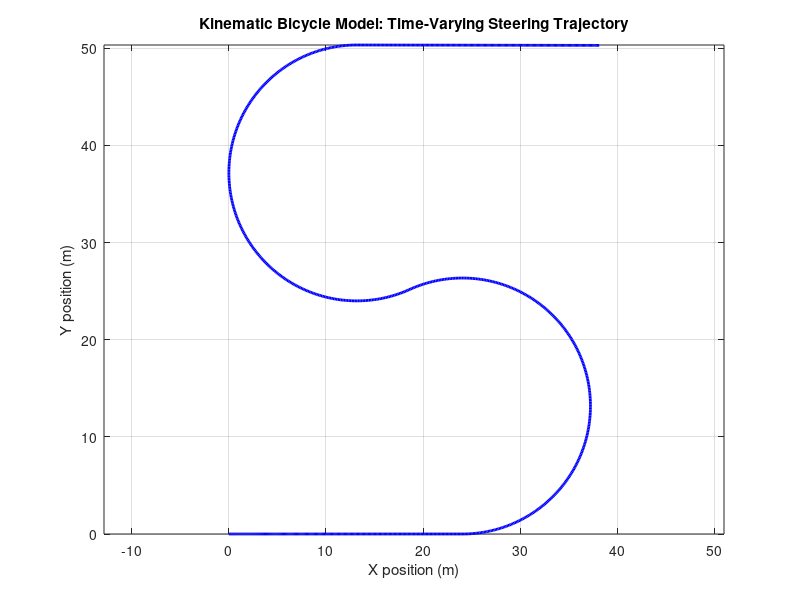

The MATLAB script that drew this image: (Note: this script raises an error after producing the figure.)
%% Kinematic Bicycle Model
clear; clc; close all;

% Vehicle parameters
L = 2.8;                 % Wheelbase (m)
%v = 10;                  % Constant longitudinal speed (m/s)
%delta = deg2rad(20);     % Front-wheel steering angle (rad)

% Simulation parameters
Ts = 0.01;               % Sample time (s)
Tend = 10;               % Simulation duration (s)
time = 0:Ts:Tend;

v = zeros(size(time));
v(1) = 10;              % Initial speed (m/s)

a = zeros(size(time));
a(time >= 0 & time < 3) = 2;     % Accelerate for 3 s
a(time >= 7 & time < 9) = -2;    % Brake for 2 s


delta = zeros(size(time));

% Turn left from 2 s to 5 s
delta(time >= 2 & time < 5) = deg2rad(12);

% Turn right from 5 s to 8 s
delta(time >= 5 & time < 8) = deg2rad(-12);

% Initial state: [x; y; yaw]
x = zeros(size(time));
y = zeros(size(time));
yaw = zeros(size(time));

% Euler integration
for k = 1:numel(time)-1
    v(k+1) = max(0, v(k) + Ts * a(k));
    xDot = v(k) * cos(yaw(k));
    yDot = v(k) * sin(yaw(k));
    %yawDot = (v / L) * tan(delta);
    yawDot = (v(k) / L) * tan(delta(k));

    x(k+1) = x(k) + Ts * xDot;
    y(k+1) = y(k) + Ts * yDot;
    yaw(k+1) = yaw(k) + Ts * yawDot;
end

% Plot the vehicle path
figure('Color','w');
plot(x, y, 'b-', 'LineWidth', 2);
grid on;
axis equal;
xlabel('X position (m)');
ylabel('Y position (m)');
title('Kinematic Bicycle Model: Time-Varying Steering Trajectory');

hold on;

% Draw the vehicle at selected path positions
vehicleLength = 4.7;
vehicleWidth = 1.8;
indices = round(linspace(1, numel(time), 8));

for k = indices
    drawVehicle(x(k), y(k), yaw(k), vehicleLength, vehicleWidth);
end

hold off;

figure('Color', 'w');
plot(time, v, 'LineWidth', 2);
grid on;
xlabel('Time (s)');
ylabel('Speed (m/s)');
title('Longitudinal Speed Profile');

function drawVehicle(x, y, yaw, length, width)

    % Rectangle starts at the rear axle and extends forward
    vehicle = [0,       -width/2;
               length,  -width/2;
               length,   width/2;
               0,        width/2;
               0,       -width/2];

    % Rotate and translate into world coordinates
    rotation = [cos(yaw), -sin(yaw);
                sin(yaw),  cos(yaw)];

    vehicleWorld = (rotation * vehicle')';
    vehicleWorld(:,1) = vehicleWorld(:,1) + x;
    vehicleWorld(:,2) = vehicleWorld(:,2) + y;

    fill(vehicleWorld(:,1), vehicleWorld(:,2), ...
         [0.2 0.7 0.9], 'FaceAlpha', 0.7, 'EdgeColor', 'k');
end
